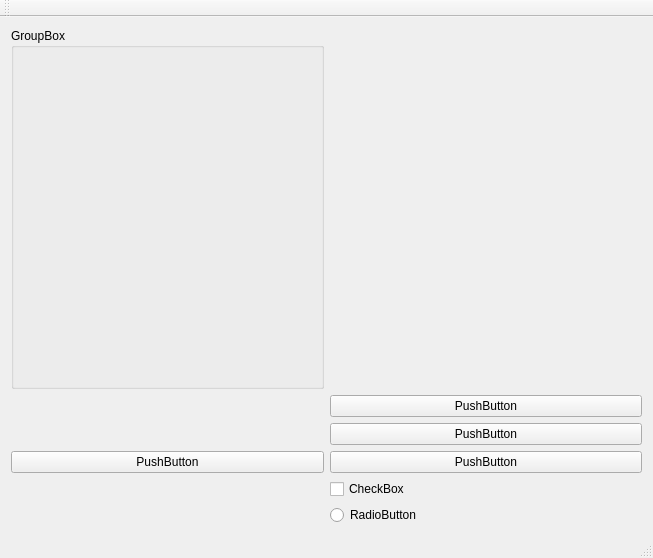
<?xml version="1.0" encoding="UTF-8"?>
<ui version="4.0">
 <class>MainWindow</class>
 <widget class="QMainWindow" name="MainWindow">
  <property name="geometry">
   <rect>
    <x>0</x>
    <y>0</y>
    <width>653</width>
    <height>558</height>
   </rect>
  </property>
  <property name="windowTitle">
   <string>MainWindow</string>
  </property>
  <widget class="QWidget" name="centralWidget">
   <layout class="QGridLayout" name="gridLayout">
    <item row="0" column="1">
     <widget class="QWidget" name="widget" native="true"/>
    </item>
    <item row="2" column="1">
     <widget class="QPushButton" name="pushButton_3">
      <property name="text">
       <string>PushButton</string>
      </property>
     </widget>
    </item>
    <item row="5" column="1">
     <widget class="QRadioButton" name="radioButton">
      <property name="text">
       <string>RadioButton</string>
      </property>
     </widget>
    </item>
    <item row="3" column="1">
     <widget class="QPushButton" name="pushButton_2">
      <property name="text">
       <string>PushButton</string>
      </property>
     </widget>
    </item>
    <item row="1" column="1">
     <widget class="QPushButton" name="pushButton">
      <property name="text">
       <string>PushButton</string>
      </property>
     </widget>
    </item>
    <item row="4" column="1">
     <widget class="QCheckBox" name="checkBox">
      <property name="text">
       <string>CheckBox</string>
      </property>
     </widget>
    </item>
    <item row="3" column="0">
     <widget class="QPushButton" name="pushButton_4">
      <property name="text">
       <string>PushButton</string>
      </property>
     </widget>
    </item>
    <item row="0" column="0">
     <widget class="QGroupBox" name="groupBox">
      <property name="title">
       <string>GroupBox</string>
      </property>
     </widget>
    </item>
   </layout>
  </widget>
  <widget class="QMenuBar" name="menuBar">
   <property name="geometry">
    <rect>
     <x>0</x>
     <y>0</y>
     <width>653</width>
     <height>21</height>
    </rect>
   </property>
  </widget>
  <widget class="QToolBar" name="mainToolBar">
   <attribute name="toolBarArea">
    <enum>TopToolBarArea</enum>
   </attribute>
   <attribute name="toolBarBreak">
    <bool>false</bool>
   </attribute>
  </widget>
  <widget class="QStatusBar" name="statusBar"/>
 </widget>
 <layoutdefault spacing="6" margin="11"/>
 <resources/>
 <connections/>
</ui>
